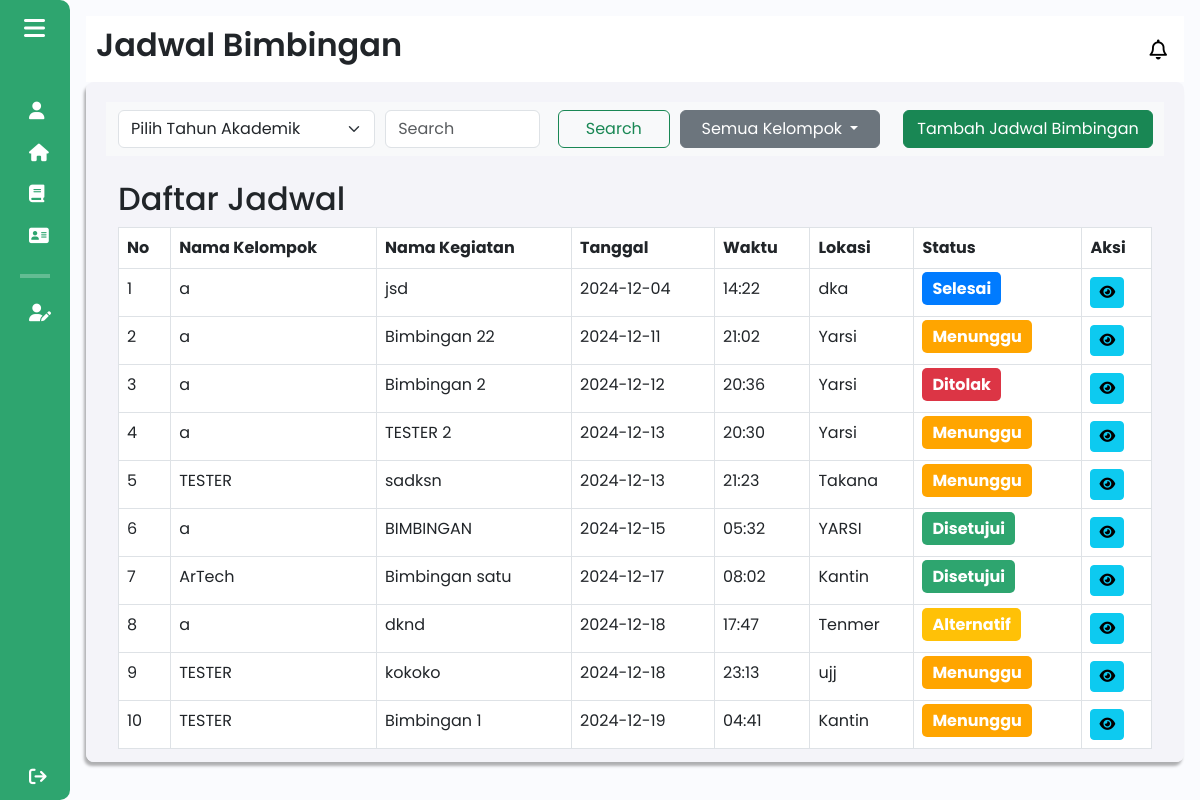
The app's page /components/pages/mentorbisnis/jadwal_bimbingan_mentor.php (signed in), older data.
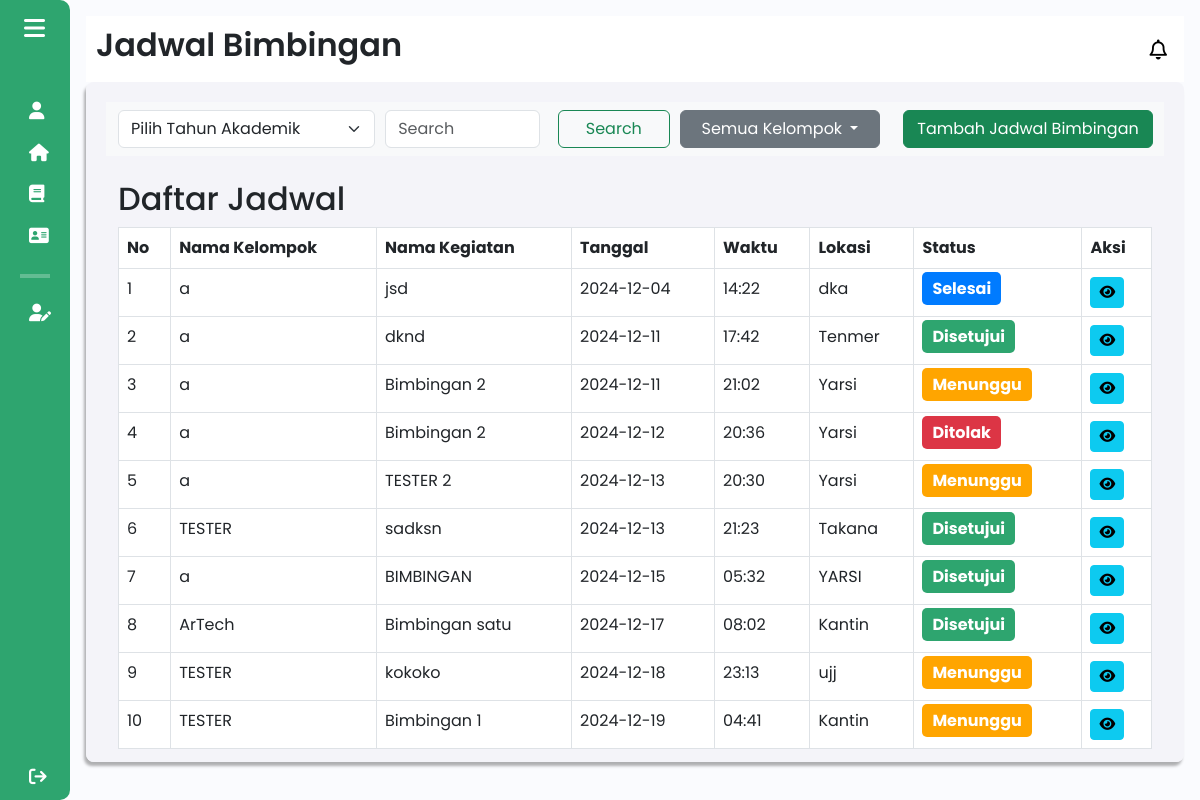
The same page, newer data.
### tables this page shows
CREATE TABLE `jadwal` (
  `id` int(11) NOT NULL,
  `nama_kegiatan` varchar(255) NOT NULL,
  `tanggal` date NOT NULL,
  `waktu` varchar(5) NOT NULL,
  `agenda` text NOT NULL,
  `lokasi` varchar(255) NOT NULL,
  `feedback_mentor` varchar(1000) NOT NULL,
  `status` enum('menunggu','ditolak','disetujui','alternatif','selesai') NOT NULL,
  `bukti_kegiatan` varchar(255) DEFAULT NULL,
  `id_klmpk` int(11) DEFAULT NULL
);

### components/pages/mentorbisnis/jadwal_bimbingan_mentor.php (the view, shortened to what this page needs)
<?php
include $_SERVER['DOCUMENT_ROOT'] . '/Aplikasi-Kewirausahaan/config/db_connection.php';
$userRole = $_SESSION['role'];
$userId = $_SESSION['user_id'];
$sql_id = "SELECT id FROM mentor WHERE user_id = '$userId'";
$result_id = $conn->query($sql_id);
if ($result_id->num_rows > 0) {
    $row_id = $result_id->fetch_assoc();
    $id_mentor = $row_id['id'];
}
$sql_kelompok = "SELECT id_kelompok, nama_kelompok FROM kelompok_bisnis";
$result_kelompok = $conn->query($sql_kelompok);
$namaKelompok = [];
while ($row = $result_kelompok->fetch_assoc()) {
    $namaKelompok[$row['id_kelompok']] = $row['nama_kelompok'];
}
if ($userRole == 'Tutor') {
    $sql_kelompok = "SELECT id_kelompok FROM kelompok_bisnis WHERE id_mentor = '$id_mentor'";
    $result_kelompoktutor = $conn->query($sql_kelompok);
    $kelompokIds = [];
    while ($row = $result_kelompoktutor->fetch_assoc()) {
        $kelompokIds[] = $row['id_kelompok'];
    }
    if (count($kelompokIds) > 0) {
        $ids = implode(',', $kelompokIds);
        $sql = "SELECT * FROM jadwal WHERE id_klmpk IN ($ids) ORDER BY tanggal, waktu";
    } else {
        $sql = "SELECT * FROM jadwal WHERE 1 = 0";
    }
} else {
    $sql = "SELECT * FROM jadwal ORDER BY tanggal, waktu";
}
$result = $conn->query($sql);
?>
<!DOCTYPE html>
<html lang="en">
<head>
    <link href="https://cdn.lineicons.com/4.0/lineicons.css" rel="stylesheet" />
    <link href="https://cdn.jsdelivr.net/npm/bootstrap@5.3.0-alpha3/dist/css/bootstrap.min.css" rel="stylesheet"
>
    <link rel="stylesheet" href="/Aplikasi-Kewirausahaan/assets/css/mahasiswa/jadwal_bimbingan_mahasiswa.css">
</head>
<body>
    <div class="wrapper">
        <?php
        $activePage = 'jadwal_bimbingan_mentor';
        include 'sidebar_mentor.php';
        ?>
        <div class="main p-3">
            <div class="main_header">
                <?php
                    $pageTitle = "Jadwal Bimbingan";
                    include 'header_mentor.php';
                ?>
            </div>
            <div class="main_wrapper">
                    <div class="nav_main_wrapper">
                        <nav class="navbar navbar-expand-lg bg-body-tertiary">
                            <div class="container-fluid">
                                <select name="year" class="form-select filter-tahun" required>
                                    <option value="" disabled selected>Pilih Tahun Akademik</option>
                                </select>
                                <form class="d-flex" role="search">
                                    <input class="form-control me-2" type="search" placeholder="Search" aria-label="Search">
                                    <button class="btn btn-outline-success" type="submit">Search</button>
                                </form>
                            <div class="dropdown">
                                    <button class="btn btn-secondary dropdown-toggle text-white" type="button"
                                            id="dropdownMenuButton" data-bs-toggle="dropdown" aria-expanded="false">
                                        Semua Kelompok
                                    </button>
                                </div>
                            </div>
                            <button type="button" class="btn btn-success btn-tambah" data-bs-toggle="modal" data-bs-target="#altScheduleModal">
                                Tambah Jadwal Bimbingan
                            </button>
                        </nav>
                    </div>
                <div class="container mt-4">
                    <h2>Daftar Jadwal</h2>
                    <div class="table-responsive">
                        <table class="table table-bordered">
                            <thead>
                                <tr>
                                    <th>No</th>
                                    <th>Nama Kelompok</th>
                                    <th>Nama Kegiatan</th>
                                    <th>Tanggal</th>
                                    <th>Waktu</th>
                                    <th>Lokasi</th>
                                    <th>Status</th>
                                    <th>Aksi</th>
                                </tr>
                            </thead>
                            <tbody>
                                <?php if ($result->num_rows > 0): ?>
                                    <?php $no = 1; ?>
                                    <?php while ($row = $result->fetch_assoc()): ?>
                                        <tr>
                                            <td><?php echo $no++; ?></td>
                                            <td>
                                            <?php
                                                $id_klmpk = $row['id_klmpk'];
                                                if (isset($namaKelompok[$id_klmpk])) {
                                                    echo htmlspecialchars($namaKelompok[$id_klmpk]);
                                                } else {
                                                    echo "Nama Kelompok Tidak Ditemukan";
                                                }
                                            ?>
                                            </td>
                                            <td><?php echo htmlspecialchars($row['nama_kegiatan']); ?></td>
                                            <td><?php echo htmlspecialchars($row['tanggal']); ?></td>
                                            <td><?php echo htmlspecialchars($row['waktu']); ?></td>
                                            <td><?php echo htmlspecialchars($row['lokasi']); ?></td>
                                            <td>
                                                <span id="status-label" class="status"
                                                    style="background-color: <?php
                                                        if ($row['status'] == 'disetujui') {
                                                            echo '#2ea56f';
                                                        } elseif ($row['status'] == 'ditolak') {
                                                            echo '#dc3545';
                                                        } elseif  ($row['status'] == 'selesai') {
                                                            echo '#007bff';
                                                        } elseif  ($row['status'] == 'alternatif'){
                                                            echo '#ffc107';
                                                        } else {
                                                            echo 'orange';
                                                        }
                                                    ?>;">
                                                    <?php echo htmlspecialchars($row['status']); ?>
                                                </span>
                                            </td>
                                            <td>
                                                <a href="detail_jadwal_mentor.php?id=<?php echo $row['id']; ?>" class="btn btn-info btn-sm">
                                                    <i class="fa-solid fa-eye" data-bs-toggle="tooltip" data-bs-custom-class="custom-tooltip" data-bs-title="Lihat Jadwal Bimbingan"></i>
                                                </a>
                                            </td>
                                        </tr>
                                    <?php endwhile; ?>
                                <?php endif; ?>
                            </tbody>
                        </table>
                    </div>
                </div>
            </div>
        </div>
    </div>
</body>
</html>

### components/pages/mentorbisnis/sidebar_mentor.php (shortened to what this page needs)
<!DOCTYPE html>
<html lang="en">
<head>
    <link href="https://cdn.lineicons.com/4.0/lineicons.css" rel="stylesheet" />
    <link href="https://cdn.jsdelivr.net/npm/bootstrap@5.3.0-alpha3/dist/css/bootstrap.min.css" rel="stylesheet"
>
        <link rel="stylesheet" href="/Aplikasi-Kewirausahaan/assets/css/sidebar.css">
</head>
<body>
    <div class="wrapper">
        <aside id="sidebar">
            <div class="d-flex">
                <button class="toggle-btn" type="button">
                    <i class="fa-solid fa-bars"></i>
                </button>
            </div>
            <ul class="sidebar-nav">
                <li class="sidebar-item <?php echo ($activePage == 'profil_mentor') ? 'active' : ''; ?>">
                    <a href="profil_mentor.php" class="sidebar-link">
                        <i class="fa-solid fa-user"></i>
                    </a>
                </li>
                <li class="sidebar-item <?php echo ($activePage == 'pagementor') ? 'active' : ''; ?>">
                    <a href="pagementor.php" class="sidebar-link">
                        <i class="fa-solid fa-house"></i>
                    </a>
                </li>
                <li class="sidebar-item <?php echo ($activePage == 'materikewirausahaan_mentor') ? 'active' : ''; ?>">
                    <a href="materikewirausahaan_mentor.php" class="sidebar-link">
                        <i class="fa-solid fa-book"></i>
                    </a>
                </li>
                <li class="sidebar-item <?php echo ($activePage == 'daftar_mentor_mentor') ? 'active' : ''; ?>">
                    <a href="daftar_mentor_mentor.php" class="sidebar-link">
                        <i class="fa-solid fa-address-card"></i>
                    </a>
                </li>
                <hr>
                <li class="sidebar-item">
                    <a href="#" class="sidebar-link collapsed has-dropdown" data-bs-toggle="collapse"
                    data-bs-target="#kelola_bisnis_kelompok" aria-expanded="false" aria-controls="kelola_bisnis_kelompok">
                        <i class="fa-solid fa-user-pen"></i>
                    </a>
                </li>
                <li class="sidebar-item sign-out">
                    <a href="/Aplikasi-Kewirausahaan/components/pages/startdashboard/dashboardawal.php" class="sidebar-link">
                        <i class="fa-solid fa-sign-out"></i>
                    </a>
                </li>
            </ul>
        </aside>
    </div>
</body>
</html>

### components/pages/mentorbisnis/header_mentor.php (shortened to what this page needs)
<!DOCTYPE html>
<html lang="en">
<head>
    <link href="https://cdn.lineicons.com/4.0/lineicons.css" rel="stylesheet" />
    <link href="https://cdn.jsdelivr.net/npm/bootstrap@5.3.0-alpha3/dist/css/bootstrap.min.css" rel="stylesheet"
>
    <link rel="stylesheet" href="/Aplikasi-Kewirausahaan/assets/css/header.css">
</head>
<body>
    <div class="wrapper">
        <div class="main_header">
            <h1 class="halaman"><?php echo $pageTitle ?? 'Halaman'; ?></h1>
            <a href="javascript:void(0)" class="notification" id="notificationButton">
                <i class="fa-regular fa-bell"></i>
            </a>
        </div>
    </div>
</body>
</html>

### assets/css/mahasiswa/jadwal_bimbingan_mahasiswa.css (style rules this page uses)
body { height: 100vh !important; overflow: hidden !important; font-family: 'Poppins', sans-serif; }
.status { padding: 5px 10px; border-radius: 5px; font-weight: bold; color: white; text-transform: capitalize; }
.nav_main_wrapper { display: block; width: 100%; }
.filter-tahun { width: 60% !important; margin-right: 10px; }
.nav_main_wrapper .btn { width: 200px; text-align: center; margin-left: 10px; }
.nav_main_wrapper .btn-tambah { margin-left: 11px; margin-right: 11px; }
.nav_main_wrapper .btn-tambah { min-width: 250px; }

### assets/css/sidebar.css (style rules this page uses)
a { text-decoration: none; }
li { list-style: none; }
h1 { font-weight: 600; font-size: 1.5rem; }
body { font-family: "Poppins", sans-serif; }
.wrapper { display: flex; }
.main { min-height: 100vh; width: 100%; overflow: hidden; transition: all 0.35s ease-in-out; background-color: #fafbfe; }
#sidebar { width: 70px; min-width: 70px; z-index: 1000; transition: all 0.25s ease-in-out; background-color: #2ea56f; display: flex; flex-direction: column; border-top-right-radius: 10px; border-bottom-right-radius: 10px; }
.toggle-btn, .toggle-btn2 { background-color: transparent; cursor: pointer; border: 0; padding: 1rem 1.5rem; }
.toggle-btn i, .toggle-btn2 i { font-size: 1.5rem; color: #fff; }
.sidebar-nav { padding: 2rem 0; flex: 1 1 auto; }
a.sidebar-link { padding: 0.625rem 1.625rem; color: #fff; display: block; font-size: 0.9rem; white-space: nowrap; border-left: 3px solid transparent; }
.sidebar-link i { font-size: 1.1rem; margin-right: 0.75rem; }
.sidebar-item { position: relative; }
.sign-out { position: fixed; bottom: 0; left: 0; }
.sidebar-nav hr { border: 2px solid white; margin-right: 20px; margin-left: 20px; }
.main_wrapper { width: 100%; height: 85vh; background-color: #f4f4f9; box-shadow: -2px 4px 3px rgba(0, 0, 0, 0.3); margin: 0; padding: 20px; overflow-y: auto; border-radius: 8px; }

### assets/css/header.css (style rules this page uses)
a { text-decoration: none; }
li { list-style: none; }
h1 { font-weight: 600; font-size: 1.5rem; }
body { font-family: "Poppins", sans-serif; }
.main_header { display: flex; justify-content: space-between; align-items: center; padding: 5px; background-color: #fff; min-height: 50px; }
.main_header h1 { font-size: xx-large; }
.notification { position: fixed; top: 10px; right: 10px; text-decoration: none; color: #000000; margin-top: 30px; margin-right: 15px; border-radius: 5px; font-size: 16px; display: flex; align-items: center; }
.notification i { margin-right: 8px; font-size: 20px; }

Row changes from the older to the newer data that the page shows:
changed jadwal "dknd": tanggal "2024-12-18" → "2024-12-11"; waktu "17:47" → "17:42"; status "Alternatif" → "Disetujui"; moves up the list
changed jadwal (number 3 of 10 on the later page): nama_kegiatan "Bimbingan 22" → "Bimbingan 2"
changed jadwal "sadksn": status "Menunggu" → "Disetujui"
